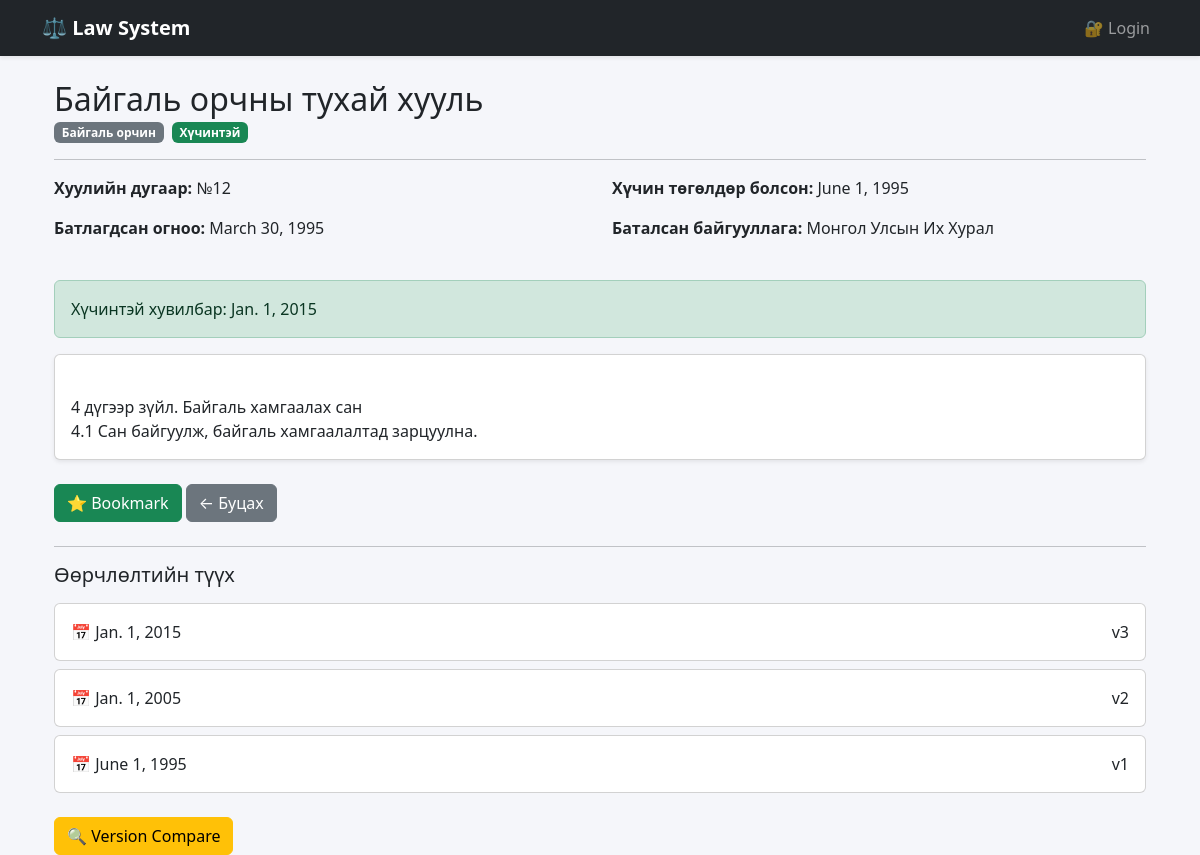
The app's page /law/16/ with its own data.
### laws/models.py (models this page shows, shortened)
class Law(models.Model):
    STATUS_CHOICES = [
        ("active", "Хүчинтэй"),
        ("inactive", "Хүчингүй"),
        ("draft", "Төсөл"),
    ]
    title = models.CharField(max_length=300)
    category = models.CharField(max_length=200)
    law_number = models.CharField(
        max_length=50,
        blank=True,
        null=True,
        verbose_name="Хуулийн дугаар"
    )
    approved_date = models.DateField(
        blank=True,
        null=True,
        verbose_name="Батлагдсан огноо"
    )
    effective_date = models.DateField(
        blank=True,
        null=True,
        verbose_name="Хүчин төгөлдөр болсон огноо"
    )
    issued_by = models.CharField(
        max_length=200,
        blank=True,
        null=True,
        verbose_name="Баталсан байгууллага"
    )
    status = models.CharField(
        max_length=20,
        choices=STATUS_CHOICES,
        default="active"
    )
    summary = models.TextField(
        blank=True,
        null=True,
        verbose_name="Товч тайлбар"
    )
    pdf_file = models.FileField(
        upload_to="law_pdfs/",
        blank=True,
        null=True
    )
    created_at = models.DateTimeField(auto_now_add=True)

class LawVersion(models.Model):
    law = models.ForeignKey(
        Law,
        on_delete=models.CASCADE,
        related_name="versions"
    )
    version_number = models.IntegerField(default=1)
    content = models.TextField()
    effective_date = models.DateField()

### laws/views.py (the view)
# urls.py: path("law/<int:id>/", views.law_detail, name="law_detail"),
def law_detail(request, id):
    law = get_object_or_404(Law, id=id)
    current_version = law.versions.order_by("-effective_date").first()
    context = {
        "law": law,
        "current_version": current_version,
        "versions": law.versions.order_by("-effective_date"),
        "is_editor": request.user.groups.filter(name="Editor").exists()
    }
    return render(request, "laws/law_detail.html", context)

### laws/templates/laws/law_detail.html (shortened to what this page needs)
{% extends "base.html" %}
{% block content %}
<div class="container mt-4">
    <div class="mb-3">
        <h2 class="mb-1">{{ law.title }}</h2>
        <div class="d-flex gap-2 align-items-center flex-wrap">
            <span class="badge bg-secondary">
                {{ law.category }}
            </span>
            {% if law.status == "active" %}
                <span class="badge bg-success">Хүчинтэй</span>
            {% elif law.status == "inactive" %}
                <span class="badge bg-danger">Хүчингүй</span>
            {% else %}
                <span class="badge bg-warning text-dark">Төсөл</span>
            {% endif %}
        </div>
    </div>
    <hr>
    <div class="row mb-4">
        <div class="col-md-6">
            <p><strong>Хуулийн дугаар:</strong> {{ law.law_number }}</p>
            <p><strong>Батлагдсан огноо:</strong> {{ law.approved_date }}</p>
        </div>
        <div class="col-md-6">
            <p><strong>Хүчин төгөлдөр болсон:</strong> {{ law.effective_date }}</p>
            <p><strong>Баталсан байгууллага:</strong> {{ law.issued_by }}</p>
        </div>
    </div>
    {% if current_version %}
        <div class="alert alert-success">
            Хүчинтэй хувилбар: {{ current_version.effective_date }}
        </div>
        <div class="card shadow-sm mb-4">
            <div class="card-body" style="white-space: pre-line;">
                {{ current_version.content }}
            </div>
        </div>
    {% else %}
        <div class="alert alert-warning">
            Version олдсонгүй.
        </div>
    {% endif %}
    <div class="mb-4">
        <a href="{% url 'add_bookmark' law.id %}"
           class="btn btn-success">
            ⭐ Bookmark
        </a>
        <a href="{% url 'law_list' %}"
           class="btn btn-secondary">
            ← Буцах
        </a>
    </div>
    <hr>
    <h5 class="mb-3">Өөрчлөлтийн түүх</h5>
    {% for version in versions %}
        <div class="card mb-2">
            <div class="card-body d-flex justify-content-between align-items-center">
                <div>
                    📅 {{ version.effective_date }}
                </div>
                <div>
                    v{{ version.version_number }}
                </div>
            </div>
        </div>
    {% empty %}
        <div class="alert alert-warning">
            Version бүртгэгдээгүй байна.
        </div>
    {% endfor %}
    <a href="{% url 'compare_versions' law.id %}"
       class="btn btn-warning mt-3">
        🔍 Version Compare
    </a>
</div>
{% endblock %}

### laws/templates/base.html (shortened to what this page needs)
<!DOCTYPE html>
<html lang="mn">
<head>
    <link href="https://cdn.jsdelivr.net/npm/bootstrap@5.3.2/dist/css/bootstrap.min.css"
          rel="stylesheet">
</head>
<body>
<nav class="navbar navbar-expand-lg navbar-dark bg-dark shadow-sm">
    <div class="container">
        <a class="navbar-brand" href="{% url 'law_list' %}">
            ⚖ Law System
        </a>
        <div class="collapse navbar-collapse" id="navbarNav">
            <ul class="navbar-nav ms-auto">
                {% if user.is_authenticated %}
                    <li class="nav-item">
                        <a class="nav-link"
                           href="{% url 'my_bookmarks' %}">
                            ⭐ My Bookmarks
                        </a>
                    </li>
                    <li class="nav-item">
                        <a class="nav-link"
                           href="{% url 'activity_logs' %}">
                            📊 Activity
                        </a>
                    </li>
                    {% if user.is_superuser or user.groups.all.0.name == "Editor" %}
                        <li class="nav-item">
                            <a class="nav-link"
                               href="/admin/">
                                ⚙ Admin
                            </a>
                        </li>
                    {% endif %}
                    <li class="nav-item">
                        <span class="nav-link text-warning">
                            👤 {{ user.username }}
                        </span>
                    </li>
                    <li class="nav-item">
                      <form action="{% url 'logout' %}" method="POST">
                    {% csrf_token %}
                      <input type="hidden" name="next" value="/">
                        <button type="submit" class="nav-link btn btn-link text-danger">
                          🚪 Logout
                        </button>
                      </form>
                    </li>
                {% else %}
                    <li class="nav-item">
                        <a class="nav-link"
                           href="/login/">
                            🔐 Login
                        </a>
                    </li>
                {% endif %}
            </ul>
        </div>
    </div>
</nav>
<div class="container mt-4">
    {% block content %}
    {% endblock %}
</div>
</body>
</html>

### laws/templates/base.html (style rules this page uses)
body { background-color: #f5f6fa; }
.navbar-brand { font-weight: 600; }

### records on screen
Law: title "Байгаль орчны тухай хууль", category "Байгаль орчин", law_number "№12", approved_date "March 30, 1995", effective_date "June 1, 1995", issued_by "Монгол Улсын Их Хурал"
LawVersion: effective_date "Jan. 1, 2015", content "4 дүгээр зүйл. Байгаль хамгаалах сан 4.1 Сан байгуулж, байгаль хамгаалалтад зарцуулна.", version_number "3"
LawVersion: effective_date "Jan. 1, 2005", version_number "2"
LawVersion: effective_date "June 1, 1995", version_number "1"
